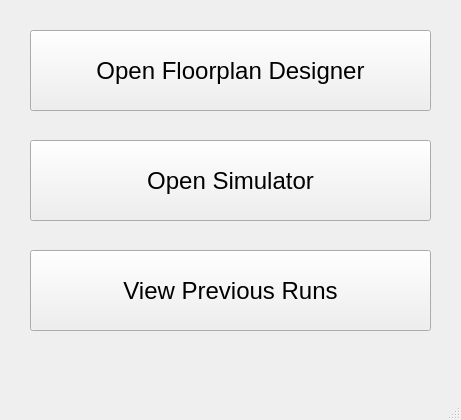
<?xml version="1.0" encoding="UTF-8"?>
<ui version="4.0">
 <class>MainWindow</class>
 <widget class="QMainWindow" name="MainWindow">
  <property name="geometry">
   <rect>
    <x>0</x>
    <y>0</y>
    <width>461</width>
    <height>420</height>
   </rect>
  </property>
  <property name="windowTitle">
   <string>RoboVac 0.1 - Main Menu</string>
  </property>
  <widget class="QWidget" name="centralwidget">
   <widget class="QPushButton" name="openFPDButton">
    <property name="geometry">
     <rect>
      <x>30</x>
      <y>30</y>
      <width>401</width>
      <height>81</height>
     </rect>
    </property>
    <property name="font">
     <font>
      <pointsize>18</pointsize>
     </font>
    </property>
    <property name="text">
     <string>Open Floorplan Designer</string>
    </property>
   </widget>
   <widget class="QPushButton" name="openSIMButton">
    <property name="geometry">
     <rect>
      <x>30</x>
      <y>140</y>
      <width>401</width>
      <height>81</height>
     </rect>
    </property>
    <property name="font">
     <font>
      <pointsize>18</pointsize>
     </font>
    </property>
    <property name="text">
     <string>Open Simulator</string>
    </property>
   </widget>
   <widget class="QPushButton" name="openOPRButton">
    <property name="geometry">
     <rect>
      <x>30</x>
      <y>250</y>
      <width>401</width>
      <height>81</height>
     </rect>
    </property>
    <property name="font">
     <font>
      <pointsize>18</pointsize>
     </font>
    </property>
    <property name="text">
     <string>View Previous Runs</string>
    </property>
   </widget>
  </widget>
  <widget class="QStatusBar" name="statusbar"/>
 </widget>
 <resources/>
 <connections/>
</ui>
